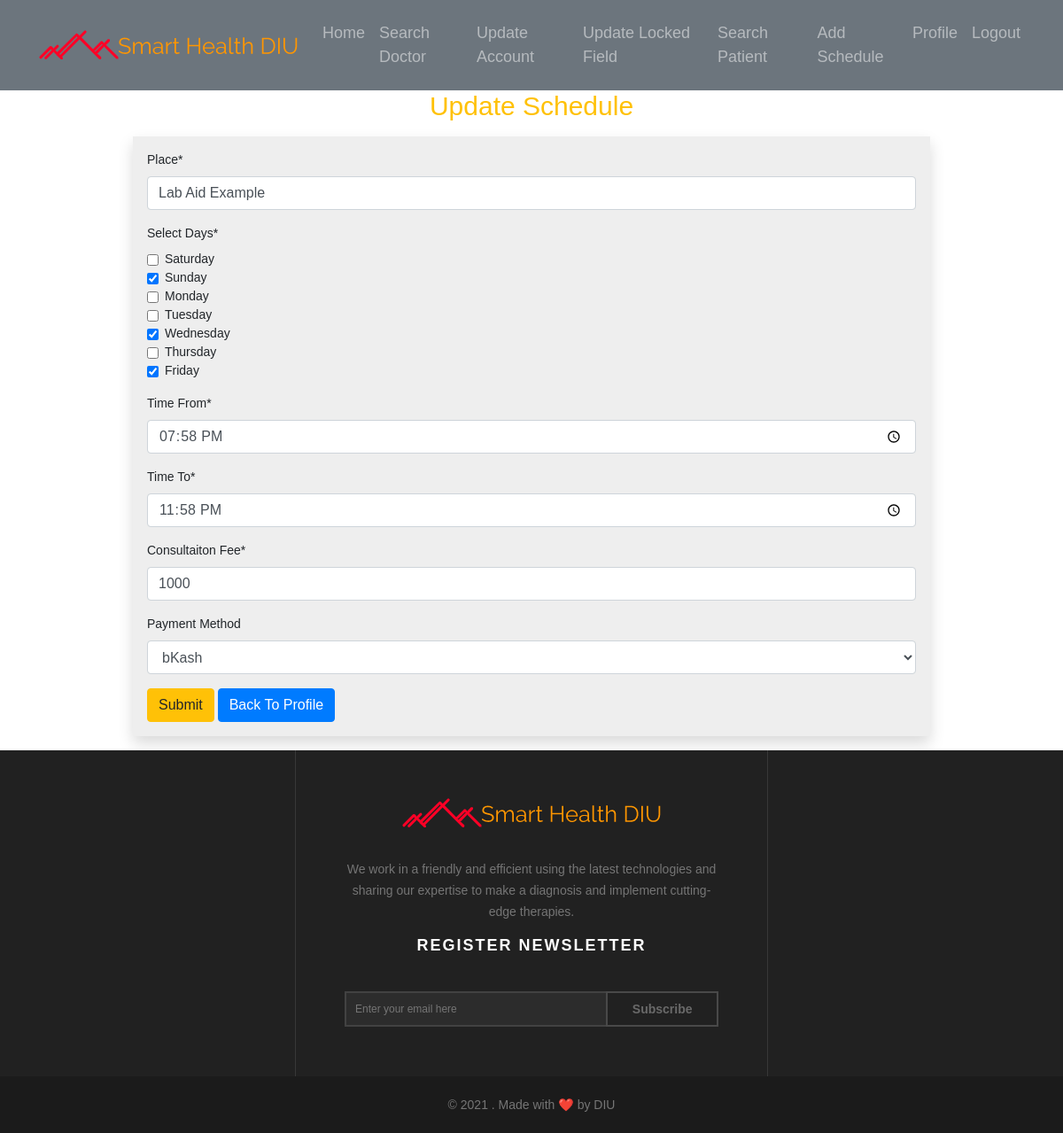
The page /schedule/7/update/ (signed in) on the database its author committed.
### users/models.py (models this page shows, shortened)
class Schedule(models.Model):
    DAYS = (
        ('Sunday', 'Sunday'),
        ('Monday', 'Monday'),
        ('Tuesday', 'Tuesday'),
        ('Wednessday', 'Wednessday'),
        ('Thursday', 'Thursday'),
        ('Friday', 'Friday'),
        ('Saturday', 'Saturday'),
    )
    PAYMENT_METHOD_CHOICES = (
        ('bKash', 'bKash'),
        ('Rocket', 'Rocket'),
        ('Nagad', 'Nagad'),
        ('DBBL', 'DBBL'),
        ('Skrill', 'Skrill'),
        ('Aqua', 'Aqua')
    )
    name = models.CharField(verbose_name='Place', max_length=200, null=True)
    wkfrom = models.CharField(verbose_name='Start Day', max_length=15, choices=DAYS, null=True)
    wkto = models.CharField(verbose_name='End day', max_length=15, choices=DAYS, null=True)
    days = models.ManyToManyField(to=Days, related_name='days', verbose_name='Select Days', null=True)
    pm_method = models.CharField(verbose_name="Payment Method", choices=PAYMENT_METHOD_CHOICES, blank=True, null=True, max_length=6)
    timefrom = models.TimeField(verbose_name='Time From', null=True)
    timeto = models.TimeField(verbose_name='Time To', null=True)
    fee = models.CharField(verbose_name='Consultaiton Fee', max_length=20)
    doctor = models.ForeignKey(User, on_delete=models.CASCADE, null=True)

### users/views.py (the view, shortened to what this page needs)
# urls.py: path('schedule/<int:pk>/update/', ScheduleUpdateView.as_view(), name='schedule-udpate'),
class ScheduleUpdateView(LoginRequiredMixin, UserPassesTestMixin, UpdateView):
    model = Schedule
    form_class = ScheduleForm
    template_name ='users/dashboard/schedule_update.html'
    def test_func(self):
        if self.request.user.user_type == 1 or self.request.user.user_type == 2:
            return True

### users/forms.py
class ScheduleForm(forms.ModelForm):
    class Meta:
        model = Schedule
        fields = ['name', 'days', 'timefrom', 'timeto', 'fee', 'pm_method']
        widgets = {
            'timefrom' : forms.TextInput(attrs={
                'type' : 'time',
            }),
            'timeto' : forms.TextInput(attrs={
                'type' : 'time',
            }),
            'days' : forms.CheckboxSelectMultiple(),
        }

### users/models.py (called while the page is built)
    def __str__(self):
        return self.day

### users/templates/users/dashboard/schedule_update.html (shortened to what this page needs)
{% extends 'users/dashboard/base.html' %}
{% load crispy_forms_tags %}
{% block content %}
<h3 class="text-center text-warning">Update Schedule</h3>
    <form action="" method="post" class="my-3 p-3 w-75 mx-auto shadow" style="background-color: #eee;">
        {{ form|crispy }}
        <button type="submit" class="btn btn-warning">Submit</button>
        <a href="{% url 'user-profile' request.user.id %}" class="btn btn-primary">Back To Profile</a>
    </form>
{% endblock content %}

### users/static/dc/css/style.css (style rules this page uses)
* { margin: 0px; padding: 0px; }
body { background: #FFF; height: 100%; width: 100%; font-weight: normal; margin: 0px; padding: 0px; height: 100%; min-height: 100%; position: relative; font-size: 14px; font-family: 'Raleway', sans-serif; }
h1, h2, h3, h4, h5, h6 { font-weight: normal; color: #333333; }
h3 { font-size: 30px; }
a { -webkit-transition: all 0.4s ease-in-out; -moz-transition: all 0.4s ease-in-out; -o-transition: all 0.4s ease-in-out; -ms-transition: all 0.4s ease-in-out; transition: all 0.4s ease-in-out; text-decoration: none !important; }
a { text-decoration: none; color: #757575; }

### rows shown on the page
Schedule: name "Lab Aid Example", timefrom "19:58:00", timeto "23:58:00", fee "1000", pm_method "bKash"
